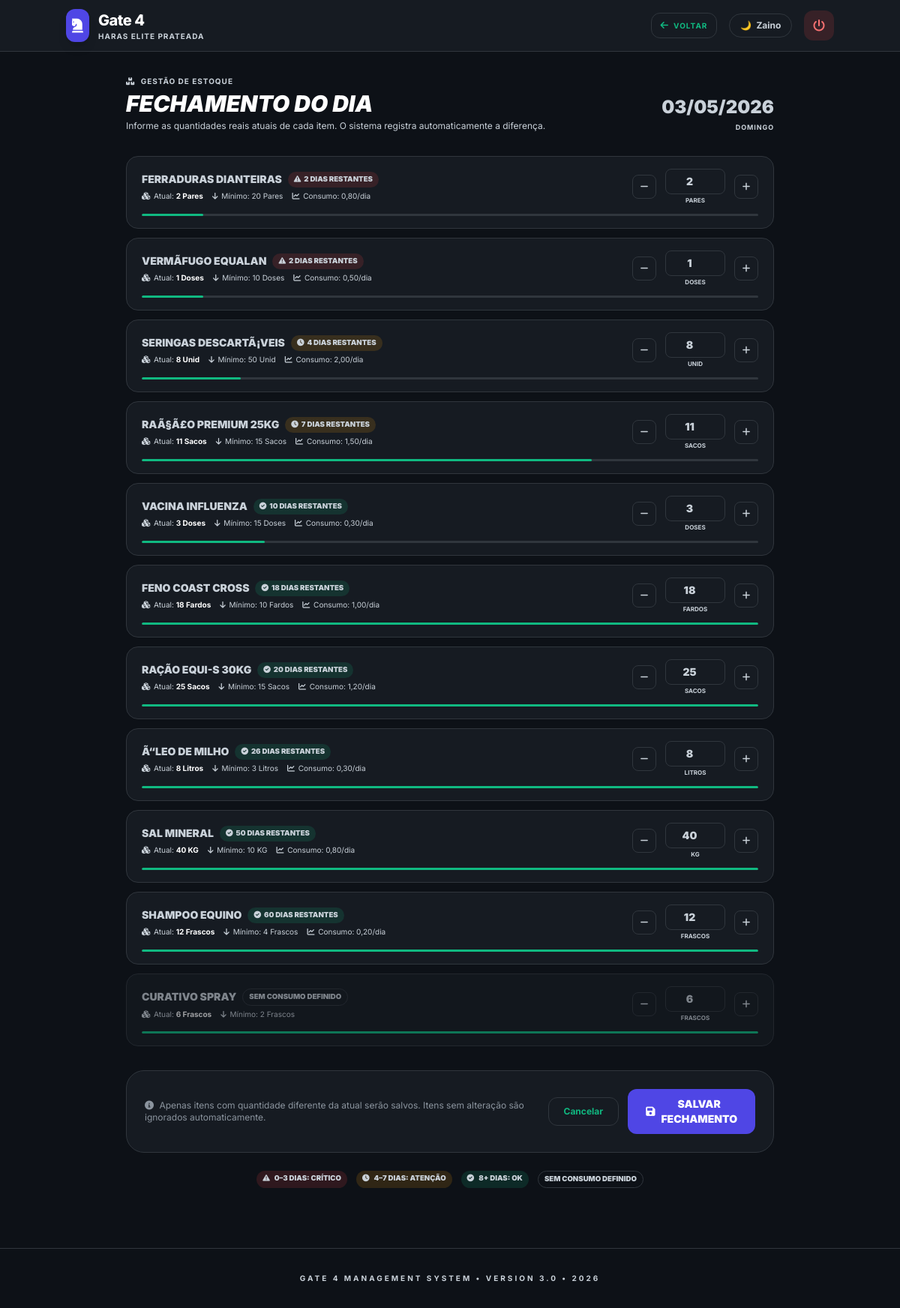
Page /estoque/fechamento/ (signed in) on the earlier database version.
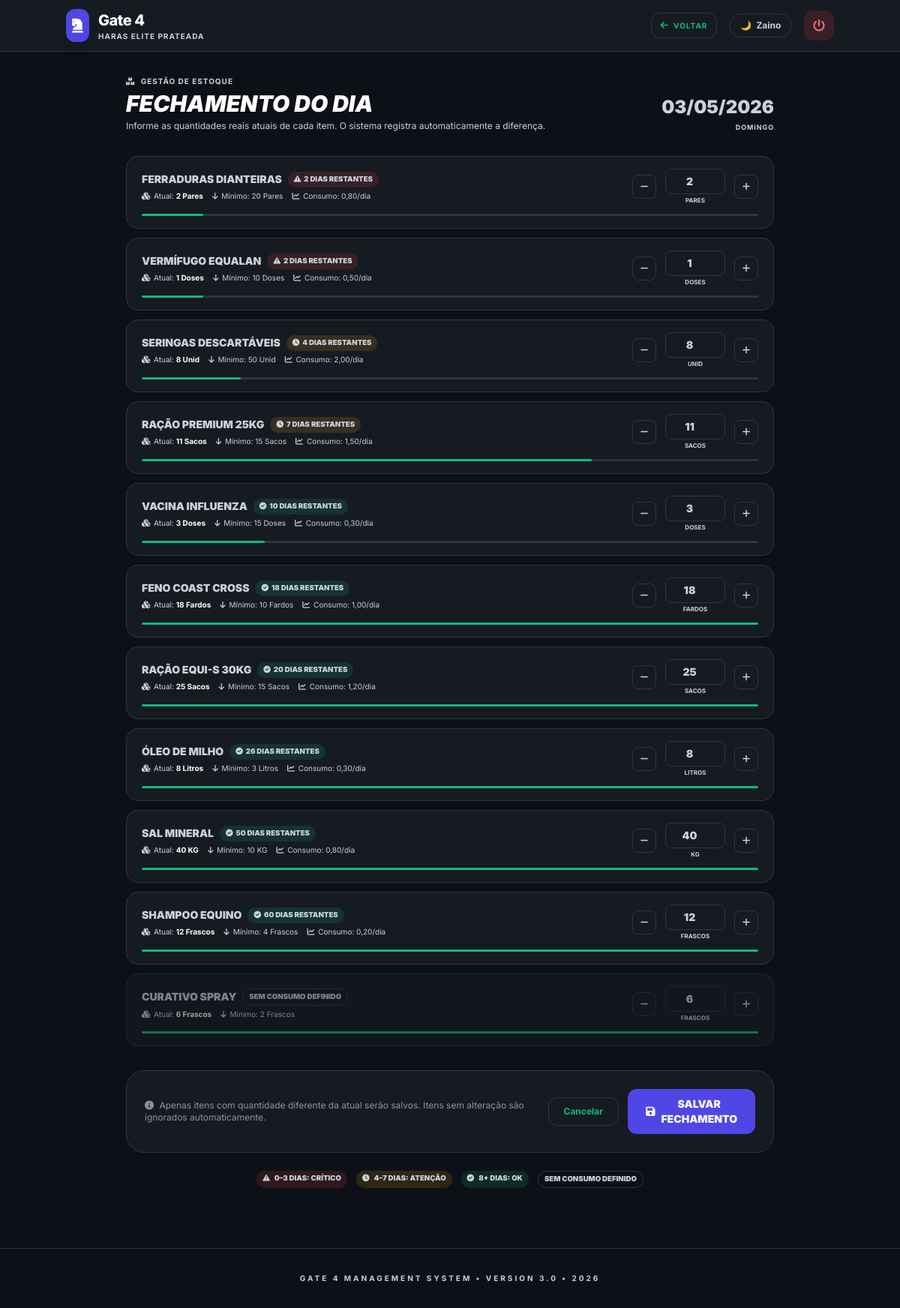
Same page on the later database version.
### gateagora/models.py (models this page shows, shortened)
class ItemEstoque(models.Model):
    empresa = models.ForeignKey(Empresa, on_delete=models.CASCADE)
    nome = models.CharField(max_length=100)
    quantidade_atual = models.IntegerField(default=0)
    alerta_minimo = models.IntegerField(default=5)
    unidade = models.CharField(max_length=20, default="Unidade", help_text="Ex: KG, Sacos, Fardos")
    fornecedor_contato = models.CharField(max_length=20, blank=True)
    consumo_diario = models.DecimalField(
        max_digits=8,
        decimal_places=2,
        null=True,
        blank=True,
        help_text="Consumo médio por dia (deixe em branco se não aplicável)"
    )
    data_validade = models.DateField(
        null=True,
        blank=True,
        help_text="Data de validade do produto (opcional). Deixe em branco se não aplicável."
    )
    lote = models.CharField(
        max_length=50,
        blank=True,
        help_text="Número do lote (opcional)"
    )
    class Meta:
        indexes = [
            models.Index(fields=["empresa", "nome"]),
            models.Index(fields=["empresa", "quantidade_atual"]),
            models.Index(fields=["empresa", "data_validade"]),
        ]
    @property
    def dias_restantes(self):
        if not self.consumo_diario or self.consumo_diario <= 0:
            return None
        try:
            return int(Decimal(str(self.quantidade_atual)) / self.consumo_diario)
        except Exception:
            return None

### gateagora/views.py (the view)
# urls.py: path('estoque/fechamento/',        views.fechamento_dia,     name='fechamento_dia'),
@login_required
def fechamento_dia(request):
    empresa = getattr(request, "empresa", request.user.perfil.empresa)
    hoje    = timezone.localdate()
    itens_qs = ItemEstoque.objects.filter(empresa=empresa)
    itens_com_ajuste_hoje = set(
        MovimentacaoEstoque.objects
        .filter(empresa=empresa, data=hoje, tipo="ajuste")
        .values_list("item_id", flat=True)
    )
    for item in itens_qs:
        item.ajuste_feito_hoje = item.id in itens_com_ajuste_hoje
    def _sort_key(item):
        dias = item.dias_restantes  # None se sem consumo_diario
        if dias is not None:
            return (0, dias, item.nome)  # grupo urgente, quanto menos dias = mais cedo
        return (1, 9999, item.nome)      # grupo sem consumo, por nome
    itens = sorted(itens_qs, key=_sort_key)
    context = {
        "brand_name": BRAND_NAME,
        "empresa":    empresa,
        "hoje":       hoje,
        "itens":      itens,
    }
    return render(request, "gateagora/fechamento_estoque.html", context)

### gateagora/templates/gateagora/fechamento_estoque.html (shortened to what the changed rows need)
{% load static %}
<!DOCTYPE html>
<html lang="pt-br">
<head>
  <script src="https://cdn.tailwindcss.com"></script>
  <link rel="stylesheet" href="https://cdnjs.cloudflare.com/ajax/libs/font-awesome/6.0.0/css/all.min.css"/>
  <link rel="stylesheet" href="{% static 'css/themes.css' %}">
</head>
<body>
<nav class="glass sticky top-0 z-50 px-6 py-3">
  <div class="container mx-auto flex justify-between items-center">
    <a href="{% url 'dashboard' %}" class="flex items-center gap-3 group">
      <div>
        <h1 class="text-xl font-extrabold tracking-tight" style="color:var(--text-strong)">{{ brand_name|default:"Gate 4" }}</h1>
      </div>
    </a>
  </div>
</nav>
<div class="container mx-auto px-4 py-8 max-w-4xl">
  <div class="mb-8 flex flex-col md:flex-row md:items-end md:justify-between gap-4">
    <div>
      <h2 class="text-3xl font-black uppercase italic" style="color:var(--text-strong)">Fechamento do Dia</h2>
    </div>
  </div>
  <form action="{% url 'salvar_fechamento' %}" method="post">
    <div class="space-y-3 mb-8">
      {% for item in itens %}
      {% with dias=item.dias_restantes %}
      <div class="item-fechamento {% if item.ajuste_feito_hoje %}ajustado{% endif %}{% if not item.consumo_diario %} sem-consumo{% endif %}"
           id="item-row-{{ item.id }}">
        <div class="flex flex-col md:flex-row md:items-center gap-4">
          <div class="flex-1 min-w-0">
            <div class="flex items-center gap-2 flex-wrap">
              <span class="text-sm font-black uppercase" style="color:var(--text-strong)">{{ item.nome }}</span>
              {% if dias is not None %}
                {% if dias <= 3 %}
                  <span class="badge-dias badge-dias-critico">
                    <i class="fa-solid fa-triangle-exclamation mr-0.5"></i> {{ dias }} dia{{ dias|pluralize }} restante{{ dias|pluralize }}
                  </span>
                {% elif dias <= 7 %}
                  <span class="badge-dias badge-dias-atencao">
                    <i class="fa-solid fa-clock mr-0.5"></i> {{ dias }} dias restantes
                  </span>
                {% else %}
                  <span class="badge-dias badge-dias-ok">
                    <i class="fa-solid fa-circle-check mr-0.5"></i> {{ dias }} dias restantes
                  </span>
                {% endif %}
              {% else %}
                <span class="badge-dias badge-dias-none">sem consumo definido</span>
              {% endif %}
            </div>
            <div class="flex items-center gap-3 mt-1 text-[10px]" style="color:var(--text-muted)">
              <span>
                <i class="fa-solid fa-cubes mr-0.5"></i>
                Atual: <strong style="color:var(--text-main)">{{ item.quantidade_atual }} {{ item.unidade }}</strong>
              </span>
              <span>
                <i class="fa-solid fa-arrow-down mr-0.5"></i>
                Mínimo: {{ item.alerta_minimo }} {{ item.unidade }}
              </span>
              {% if item.consumo_diario %}
              <span>
                <i class="fa-solid fa-chart-line mr-0.5"></i>
                Consumo: {{ item.consumo_diario }}/dia
              </span>
              {% endif %}
            </div>
          </div>
          <div class="flex items-center gap-3 flex-shrink-0">
            <button type="button"
                    class="btn-ajuste menos"
                    onclick="ajustarQtd({{ item.id }}, -1)"
                    title="Reduzir 1">
              <i class="fa-solid fa-minus text-xs"></i>
            </button>
            <div class="flex flex-col items-center gap-0.5">
              <input type="number"
                     id="qtd-{{ item.id }}"
                     name="qtd_{{ item.id }}"
                     value="{{ item.quantidade_atual }}"
                     min="0"
                     class="w-20 py-1.5 text-sm font-black"
                     oninput="marcarAlterado({{ item.id }}, {{ item.quantidade_atual }})"
                     title="Quantidade atual de {{ item.nome }}">
              <span class="text-[8px] font-bold uppercase" style="color:var(--text-muted)">{{ item.unidade }}</span>
            </div>
            <button type="button"
                    class="btn-ajuste mais"
                    onclick="ajustarQtd({{ item.id }}, 1)"
                    title="Aumentar 1">
              <i class="fa-solid fa-plus text-xs"></i>
            </button>
          </div>
        </div>
        <div class="mt-3" id="progress-container-{{ item.id }}">
          {% with pct=item.quantidade_atual|floatformat:0 %}
          {% if item.alerta_minimo > 0 %}
          <div class="w-full rounded-full overflow-hidden" style="height:3px;background-color:var(--border);">
            <div id="progress-bar-{{ item.id }}"
                 class="h-full rounded-full transition-all duration-300"
                 style="width: {% widthratio item.quantidade_atual item.alerta_minimo 100 %}%;
                        max-width:100%;
                        background-color:
                          {% if item.prioridade == 0 %}#ef4444
                          {% elif item.prioridade == 1 %}#f59e0b
                          {% else %}#10b981{% endif %};">
            </div>
          </div>
          {% endif %}
          {% endwith %}
        </div>
      </div>
      {% endwith %}
      {% endfor %}
    </div>
  </form>
</div>
</body>
</html>

Differences in the rows shown:
changed ItemEstoque id 1: nome "VERMÃ­FUGO EQUALAN" → "VERMÍFUGO EQUALAN"
changed ItemEstoque "Unid": nome "SERINGAS DESCARTÃ¡VEIS" → "SERINGAS DESCARTÁVEIS"
changed ItemEstoque: nome "RAÃ§Ã£O PREMIUM 25KG" → "RAÇÃO PREMIUM 25KG"
changed ItemEstoque "Litros": nome "Ã“LEO DE MILHO" → "ÓLEO DE MILHO"
